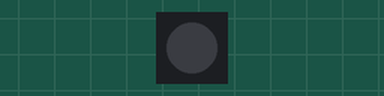
Simulated run of this program. Board: ESP8266 (Wemos D1 mini). Shown: 1 RGB LEDs in strip order, left to right. Dim RGB values are drawn brighter than linear; what the program prints to the serial monitor is not drawn.

Above: at 0.1 s.
At 6.22 s:
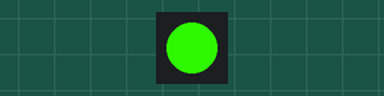
At 12.6 s:
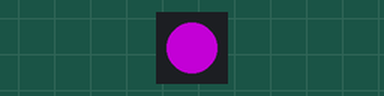
At 25.36 s:
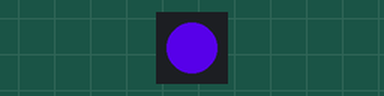
Timing chart, 0 to 25.3 s (numbered marks = the images above):
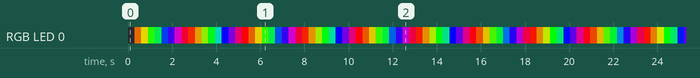

The program:

main.cpp
```cpp
#include <Arduino.h>

 #define FASTLED_ESP8266_NODEMCU_PIN_ORDER
#include <FastLED.h>

#define NUM_LEDS 1
#define PIN 2
// D4
#define COLOR_ORDER GRB

CRGBArray<NUM_LEDS> leds;

CRGBSet partA(leds(6, 9));   // Define custom pixel range with a name.
CRGBSet partB(leds(22, 25)); // Define custom pixel range with a name.

CRGB colorOne(0, 222, 255);  // Define a custom color.
CRGB colorTwo(82, 222, 255); // Define a custom color.

//---------------------------------------------------------------
void setup()
{
  Serial.begin(115200);
  while (!Serial)
    ; // wait for serial attach

  Serial.println();
  Serial.println("Initializing...");
  Serial.flush();

  FastLED.addLeds<WS2812, PIN, COLOR_ORDER>(leds, NUM_LEDS);

  Serial.println();
  Serial.println("Running...");
}

uint8_t gHue = 0;
uint8_t  gHueDelta = 3;
//---------------------------------------------------------------
void loop()
{
  delay(10);

  gHue++;

  CHSV color = CHSV(gHue, 255, 255);

  Serial.println(gHue);

 leds[0] = color;


  //leds[0] = leds[0].Blue;
  //leds[1] = leds[1].Red;
  //leds[2] = leds[2].Green;

  //partA[0]=CRGB::Green;

  // fill entire strip for some animted background color
  //fill_solid(leds, partA, colorOne);
  //fill_solid(leds, partB, CRGB::Red);

  FastLED.show();
}
```

Measured:
- by itself, RGB LED 0: off → RGB(175, 80, 0) at 0.30 s, → RGB(171, 160, 0) 0.30 s later, → RGB(33, 239, 0) 0.30 s later, → RGB(0, 191, 64) 0.30 s later, … (83 changes in this stretch)
